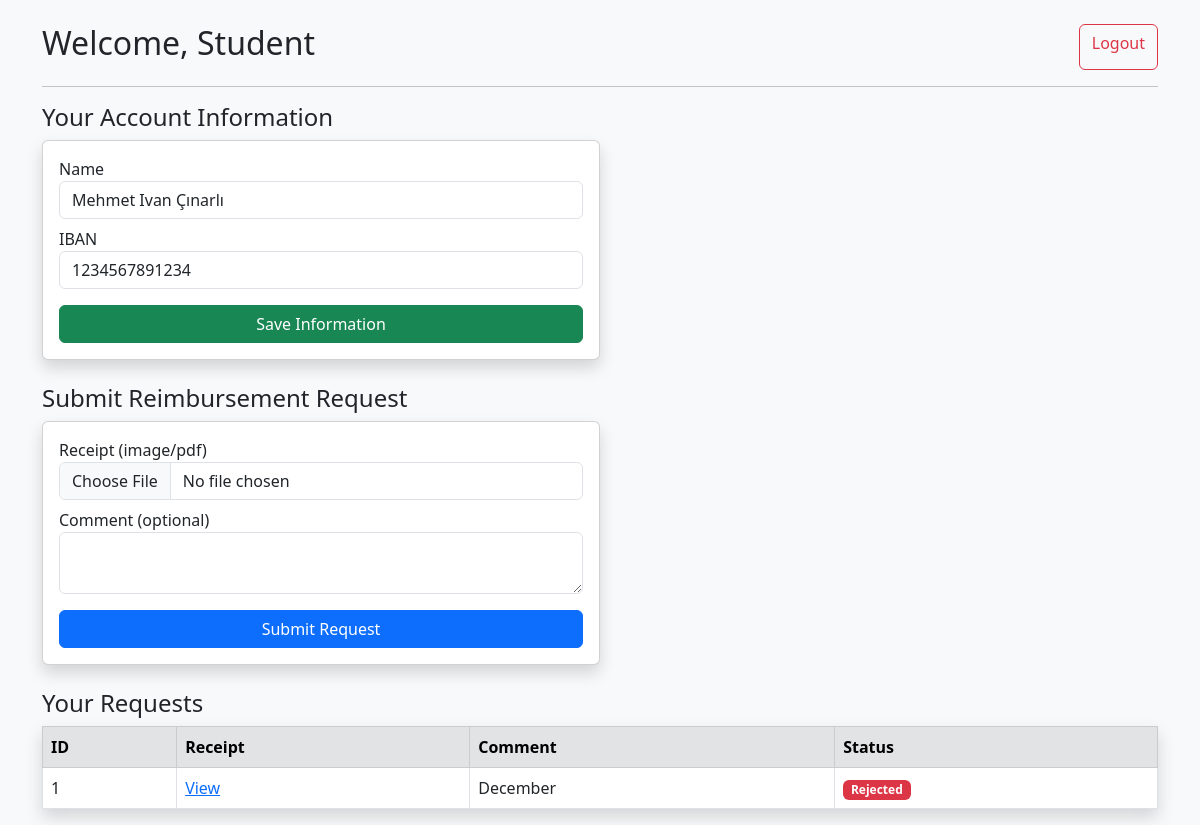
The page /student (signed in) on the database as committed earlier.
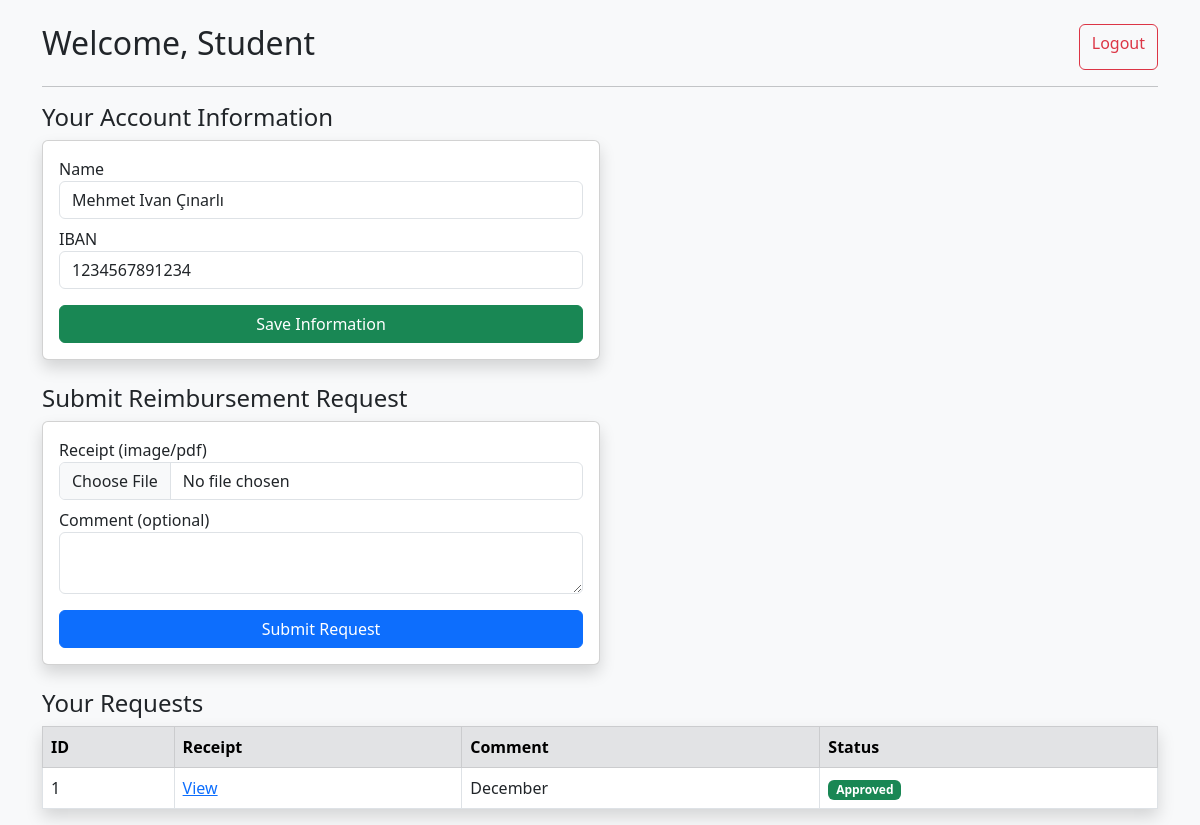
The same page on the database as committed later.
### tables this page shows
CREATE TABLE students (
            email TEXT PRIMARY KEY,
            name TEXT,
            iban TEXT
        );

CREATE TABLE requests (
            id INTEGER PRIMARY KEY AUTOINCREMENT,
            student_email TEXT,
            filename TEXT,
            comment TEXT,
            status TEXT DEFAULT 'Pending'
        );

### app.py (the view)
@app.route("/student")
def student_dashboard():
    if session.get("role") != "student":
        return redirect("/login")
    email = session["email"]
    conn = sqlite3.connect("database.db")
    c = conn.cursor()
    c.execute("SELECT name, iban FROM students WHERE email=?", (email,))
    student = c.fetchone()
    c.execute("SELECT id, filename, comment, status FROM requests WHERE student_email=?", (email,))
    reqs = c.fetchall()
    conn.close()
    return render_template("student_dashboard.html", student=student, requests=reqs)

### templates/student_dashboard.html (shortened to what this page needs)
<!DOCTYPE html>
<html>
<head>
    <link href="https://cdn.jsdelivr.net/npm/bootstrap@5.3.0/dist/css/bootstrap.min.css" rel="stylesheet">
</head>
<body class="bg-light">
<div class="container mt-4">
    <div class="d-flex justify-content-between">
        <h2>Welcome, Student</h2>
        <a class="btn btn-outline-danger" href="/logout">Logout</a>
    </div>
    <hr>
    <h4>Your Account Information</h4>
    <form method="POST" action="/submit_info" class="card p-3 shadow col-md-6 mb-4">
        <label>Name</label>
        <input class="form-control mb-2" name="name" value="{{ student[0] if student else '' }}">
        <label>IBAN</label>
        <input class="form-control mb-3" name="iban" value="{{ student[1] if student else '' }}">
        <button class="btn btn-success">Save Information</button>
    </form>
    <h4>Submit Reimbursement Request</h4>
    <form method="POST" action="/submit_request" enctype="multipart/form-data" class="card p-3 shadow col-md-6 mb-4">
        <label>Receipt (image/pdf)</label>
        <input type="file" class="form-control mb-2" name="receipt" required>
        <label>Comment (optional)</label>
        <textarea class="form-control mb-3" name="comment"></textarea>
        <button class="btn btn-primary">Submit Request</button>
    </form>
    <h4>Your Requests</h4>
    <table class="table table-bordered bg-white shadow">
        <tr class="table-secondary">
            <th>ID</th>
            <th>Receipt</th>
            <th>Comment</th>
            <th>Status</th>
        </tr>
        {% for r in requests %}
        <tr>
            <td>{{ r[0] }}</td>
            <td><a href="/static/uploads/{{ r[1] }}" target="_blank">View</a></td>
            <td>{{ r[2] }}</td>
            <td><span class="badge
                {% if r[3] == 'Approved' %}bg-success
                {% elif r[3] == 'Rejected' %}bg-danger
                {% else %}bg-warning text-dark{% endif %}
            ">{{ r[3] }}</span></td>
        </tr>
        {% endfor %}
    </table>
</div>
</body>
</html>

Rows that differ between the two databases and show on the page:
changed requests "December": status "Rejected" → "Approved"
